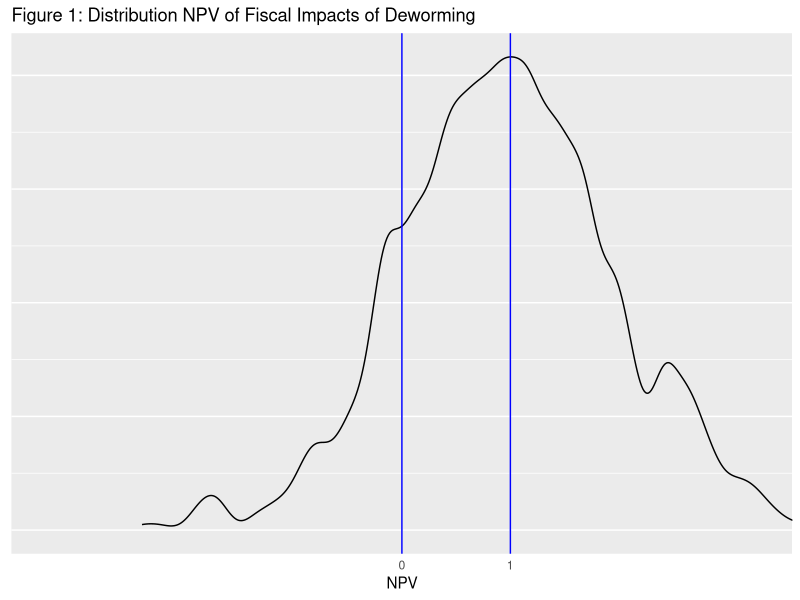

This figure's R source:
## ---- chunk 1
knitr::opts_chunk$set(echo = TRUE)
## ---- chunk 2
## Data 
gov_bonds <- 	0.1185	  #Kenyan interest on sovereign debt (Central Bank of Kenya)
inlfation <- 0.02       #Kenyan inflation rate (World Bank Development Indicators)

# Discount Rate	0.0985	(sovereign - inflation)

#Deworming Cost per person per year (KSH)	43.66	Deworm the World

## Guess work


## Research


## ---- chunk 3
set.seed(1234)
library(tidyverse)

ggplot() +
  geom_density(aes(x = rnorm(1000, mean = 1),
                   alpha = 1/2), bw=.11, kernel = "gau") +
  geom_vline(xintercept = c(0, 1), col="blue") +
  coord_cartesian(xlim = c(-3,3)) +
  scale_x_discrete(limits = c(0,1))  +   
  guides(alpha = "none", colour="none") +
  labs(y = NULL,
       x = "NPV" ,
       title = "Figure 1: Distribution NPV of Fiscal Impacts of Deworming")+
  theme(axis.ticks = element_blank(), axis.text.y = element_blank())
## ---- chunk 4

# Gamma is used to index gender. 
npv <- function(n_male=1, n_female=1, 
                interest_r_f=0.0985, 
                wage=1, lambda1_male=1,
                lambda1_female=1, 
                tax=0.16575, 
                saturation=1, coverage=1, cost_of_schooling=1, 
                delta_ed_male=1, delta_ed_female=1, lambda2_male=1, lambda2_female=1, 
                s1=1, q1=1, s2=1, q2=1, periods=50) {
  ns <- c(n_male, n_female)
  lambda1s <- c(lambda1_male, lambda1_female)
  lambda2s <- c(lambda2_male, lambda2_female)
  index_t <- 1:periods
  delta_ed_s <- c(delta_ed_male, delta_ed_female)
  
  res1 <- sum( ns * (
          tax * sum( ( 1 / (1 + interest_r) )^index_t * wage * 
                     ( lambda1s + saturation * lambda2s / coverage ) ) - 
          cost_of_schooling * sum( ( 1 / (1 + interest_r) )^index_t * 
                                    delta_ed_s )
          )
          ) - (s2 * q2  - s1 * q1) 
  return(res1)  
}
